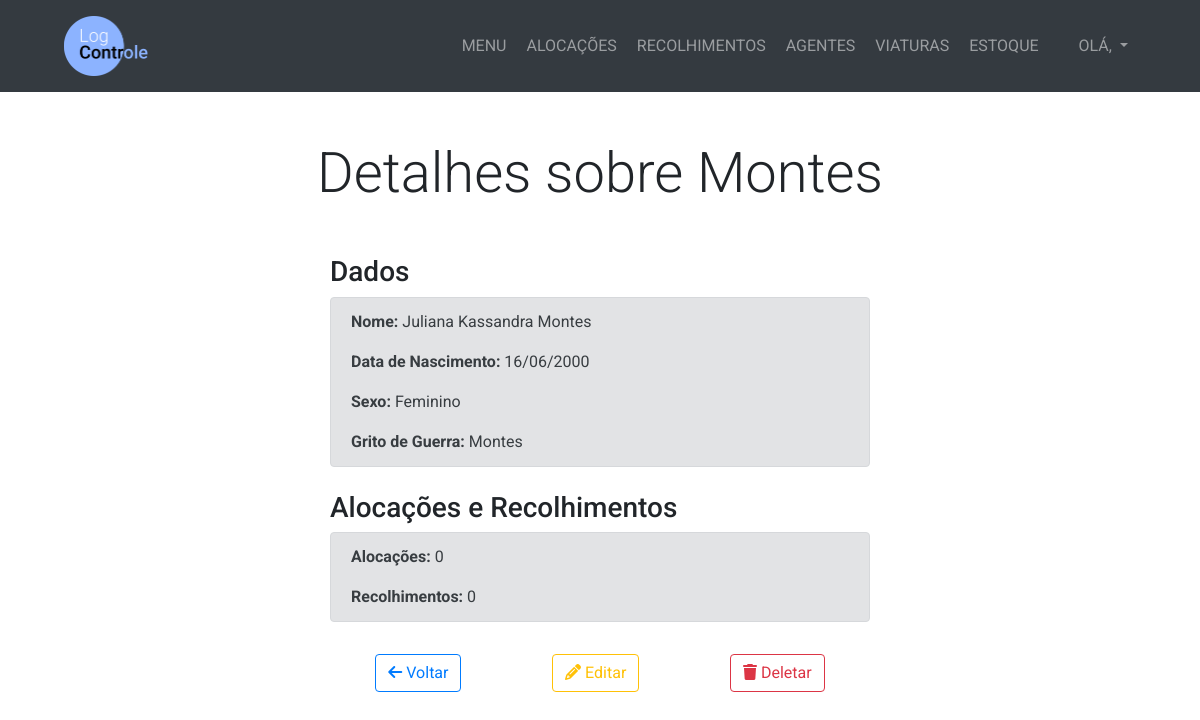
The app's page /agente/6/detalhes/, older data.
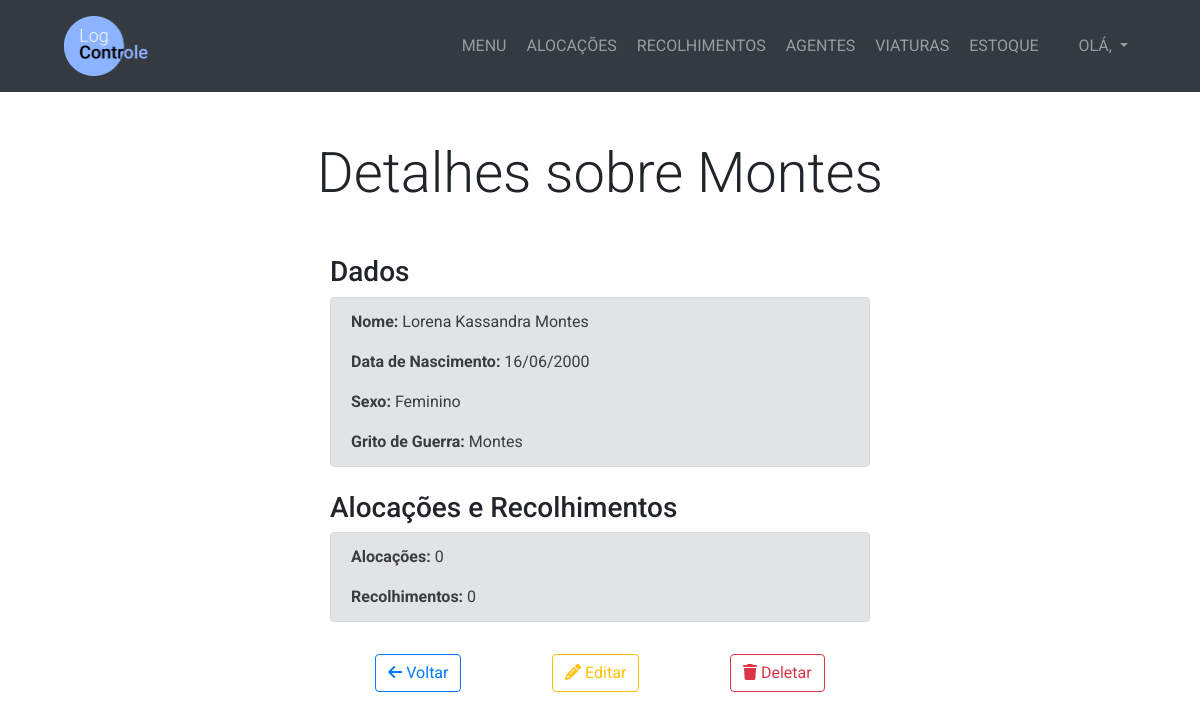
The same page, newer data.
### management/models.py (models this page shows, shortened)
class Agente(models.Model):
    SEXO_CHOICES = (
        ('Feminino', 'Feminino'),
        ('Masculino', 'Masculino')
    )
    nome = models.CharField(max_length=200)
    datanascimento = models.DateField()
    sexo = models.CharField(max_length=10, choices=SEXO_CHOICES)
    gritodeguerra = models.CharField(max_length=50)

### management/views.py (the view, shortened to what this page needs)
# urls.py: path('agente/<int:pk_agente>/detalhes/', views.detalheagente, name="detalheagente"),
def detalheagente(request, pk_agente):
    agente = get_object_or_404(Agente, pk=pk_agente)
    alocacoes = AlocacaoAgente.objects.filter(agente_id=agente.id)
    recolhimentos = RecolhimentoAgente.objects.filter(agente_id=agente.id)
    if request.method == 'GET':
        return render(request, 'management/detalheagente.html', {'agente':agente, 'alocacoes':alocacoes, 'recolhimentos':recolhimentos})

### management/templates/management/detalheagente.html (shortened to what this page needs)
{% extends 'management/base.html' %}
{% block content %}
  <section class="py-5">
    <div class="container">
      <h1 class="display-4 text-center mb-5">Detalhes sobre {{ agente.gritodeguerra }}</h1>
      <div class="row justify-content-center">
        <div class="col-lg-6">
          <h3>Dados</h3>
          <div class="alert alert-secondary mb-4">
            <p><strong>Nome:</strong> {{ agente.nome }}</p>
            <p><strong>Data de Nascimento:</strong> {{ agente.datanascimento|date:'d/m/Y' }}</p>
            <p><strong>Sexo:</strong> {{ agente.sexo }}</p>
            <p class="mb-0"><strong>Grito de Guerra:</strong> {{ agente.gritodeguerra }}</p>
          </div>
          <h3>Alocações e Recolhimentos</h3>
          <div class="alert alert-secondary mb-4">
            <p><strong>Alocações:</strong> {{ alocacoes.count }}</p>
            <p class="mb-0"><strong>Recolhimentos:</strong> {{ recolhimentos.count }}</p>
          </div>
          <div class="d-flex">
            <a href="{% url 'menuagente' %}" class="btn btn-outline-primary mt-2 mx-auto"><i class="fas fa-arrow-left"></i> Voltar</a>
            <a href="{% url 'editaragente' agente.id %}" class="btn btn-outline-warning mt-2 mx-auto"><i class="fas fa-pencil-alt"></i> Editar</a>
            <button href="#" data-toggle="modal" data-target="#agenteModal" id="btn-deletar" class="btn btn-outline-danger mt-2 mx-auto"><i class="fas fa-trash"></i> Deletar</button>
          </div>
        </div>
      </div>
    </div>
  </section>
{% endblock %}

Row changes from the older to the newer data that the page shows:
changed Agente "Montes": nome "Juliana Kassandra Montes" → "Lorena Kassandra Montes"
